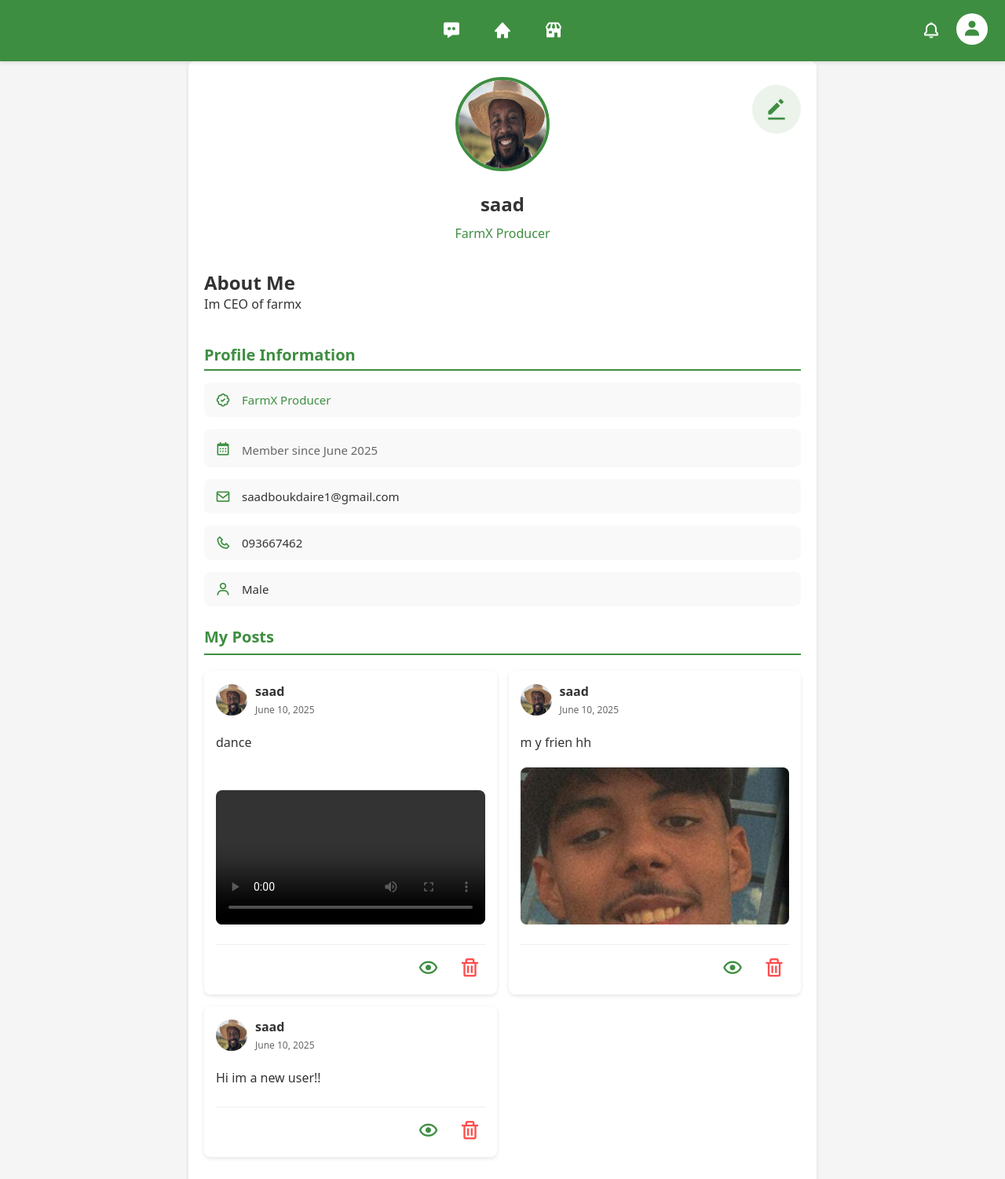
The app's page /profile.php (signed in) with its own data.
### tables this page shows
CREATE TABLE IF NOT EXISTS `users` (
  `id` int NOT NULL AUTO_INCREMENT,
  `username` varchar(100) NOT NULL,
  `email` varchar(255) NOT NULL,
  `phone` varchar(25) DEFAULT NULL,
  `password` varchar(255) NOT NULL,
  `profile_pic` varchar(255) DEFAULT 'Images/profile.jpg',
  `created_at` timestamp NULL DEFAULT CURRENT_TIMESTAMP,
  `bio` text,
  `user_type` enum('farmer','user') NOT NULL DEFAULT 'user',
  `user_tag` varchar(50) DEFAULT NULL,
  `gender` varchar(10) DEFAULT NULL,
  PRIMARY KEY (`id`),
  UNIQUE KEY `username` (`username`),
  UNIQUE KEY `email` (`email`)
);

CREATE TABLE IF NOT EXISTS `posts` (
  `id` int NOT NULL AUTO_INCREMENT,
  `user_id` int NOT NULL,
  `username` varchar(100) NOT NULL,
  `profile_pic` varchar(255) DEFAULT 'Images/profile.jpg',
  `content` text,
  `media_url` varchar(255) DEFAULT NULL,
  `created_at` timestamp NULL DEFAULT CURRENT_TIMESTAMP,
  PRIMARY KEY (`id`),
  KEY `user_id` (`user_id`),
  CONSTRAINT `posts_ibfk_1` FOREIGN KEY (`user_id`) REFERENCES `users` (`id`) ON DELETE CASCADE
);

### profile.php (the view, shortened to what this page needs)
<?php
$servername = "localhost";
$username = "root";
$password = "";
$dbname = "farmx";
try {
    $conn = new mysqli($servername, $username, $password, $dbname);
} catch (Exception $e) {
    die("Database connection error: " . $e->getMessage());
}
$profileId = isset($_GET['id']) ? $_GET['id'] : $_SESSION['user_id'];
$isOwnProfile = $profileId == $_SESSION['user_id'];
$sql = "SELECT username, email, phone, profile_pic, bio, user_type, user_tag, gender, created_at FROM users WHERE id = ?";
$stmt = $conn->prepare($sql);
$stmt->bind_param("i", $profileId);
$stmt->execute();
$stmt->bind_result($username, $email, $phone, $profilePic, $bio, $userType, $userTag, $gender, $createdAt);
$sql = "SELECT p.*,
        (SELECT COUNT(*) FROM likes WHERE post_id = p.id) as like_count,
        (SELECT COUNT(*) FROM comments WHERE post_id = p.id) as comment_count
        FROM posts p
        WHERE p.user_id = ?
        ORDER BY p.created_at DESC";
$stmt = $conn->prepare($sql);
$stmt->bind_param("i", $profileId);
$stmt->execute();
$posts = $stmt->get_result()->fetch_all(MYSQLI_ASSOC);
?>
<!DOCTYPE html>
<html lang="fr">
<head>
    <link href='https://unpkg.com/boxicons@2.1.4/css/boxicons.min.css' rel='stylesheet'>
</head>
<body>
    <header>
        <div class="header-content">
            <div class="nav-links">
                <a href="message.php" title="Messages">
                    <i class='bx bxs-message-dots'></i>
                </a>
                <a href="main.php" title="Home">
                    <i class='bx bxs-home'></i>
                </a>
                <a href="market.php" title="Marketplace">
                    <i class='bx bxs-store'></i>
                </a>
            </div>
            <div class="right-nav">
                <div class="notification-container">
                    <a href="notifications.php" title="Notifications">
                        <i class='bx bx-bell notification-icon'></i>
                    </a>
                </div>
                <a href="profile.php" class="activated" title="Profile">
                    <i class='bx bxs-user'></i>
                </a>
                <a href="logout.php" title="Logout">
                    <i class='bx bx-log-out'></i>
                </a>
            </div>
        </div>
    </header>
    <div class="profile-container">
        <div class="profile-header">
            <img id="profile-picture" src="<?php echo $profilePic ? $profilePic . '?t=' . time() : 'Images/profile.jpg'; ?>" alt="Profile Picture">
            <h1 id="profile-name"><?php echo htmlspecialchars($username ?? ''); ?></h1>
            <p class="user-tag"><?php echo htmlspecialchars($userTag ?? ''); ?></p>
            <?php if ($isOwnProfile): ?>
            <div class="edit-profile-button">
                <a href="edit_profile.php" class="edit-profile-btn" title="Edit Profile">
                    <i class='bx bxs-edit-alt'></i>
                </a>
            </div>
            <?php endif; ?>
        </div>
        <div class="bio-section">
            <h2>About Me</h2>
            <p><?php echo !empty($bio) ? htmlspecialchars($bio) : 'No bio added yet.'; ?></p>
        </div>
        <div class="profile-section">
            <h2>Profile Information</h2>
            <div class="info">
                <i class='bx bx-badge-check'></i>
                <span class="user-type"><?php echo htmlspecialchars($userTag ?? ''); ?></span>
            </div>
            <div class="info">
                <i class='bx bx-calendar'></i>
                <span class="join-date">Member since <?php echo date('F Y', strtotime($createdAt)); ?></span>
            </div>
            <div class="info">
                <i class='bx bx-envelope'></i>
                <span id="profile-email"><?php echo htmlspecialchars($email ?? ''); ?></span>
            </div>
            <div class="info">
                <i class='bx bx-phone'></i>
                <span id="profile-phone"><?php echo '0' . substr(htmlspecialchars($phone ?? ''), -8); ?></span>
            </div>
            <?php if (!empty($gender)): ?>
            <div class="info">
                <i class='bx bx-user'></i>
                <span id="profile-gender"><?php echo ucfirst(htmlspecialchars($gender)); ?></span>
            </div>
            <?php endif; ?>
        </div>
<div class="posts-section">
    <h2>My Posts</h2>
    <?php if (empty($posts)): ?>
        <p>No posts yet.</p>
    <?php else: ?>
        <div class="posts-grid">
            <?php foreach ($posts as $post): ?>
                <div class="post">
                    <div class="post-header">
                        <img src="<?php echo $profilePic ? $profilePic . '?t=' . time() : 'Images/profile.jpg'; ?>" alt="Profile Picture" class="profile-pic">
                        <div class="post-info">
                            <h3><?php echo htmlspecialchars($username ?? ''); ?></h3>
                            <span class="post-date"><?php echo date('F j, Y', strtotime($post['created_at'])); ?></span>
                        </div>
                    </div>
                    <div class="post-content">
                        <?php echo nl2br(htmlspecialchars($post['content'])); ?>
                    </div>
                    <?php if (!empty($post['media_url'])): ?>
                        <?php
                            $media_url = htmlspecialchars($post['media_url']);
                            $extension = pathinfo($media_url, PATHINFO_EXTENSION);
                            $video_extensions = ['mp4', 'webm', 'ogg', 'mov'];
                            if (in_array(strtolower($extension), $video_extensions)) {
                                echo '<video src="' . $media_url . '" class="post-media" controls></video>';
                            } else {
                                echo '<img src="' . $media_url . '" alt="Post Media" class="post-media">';
                            }
                        ?>
                    <?php endif; ?>
                    <div class="post-footer-actions">
                        <a href="main.php?post_id=<?php echo $post['id']; ?>" class="view-in-feed-btn" title="View in Feed">
                            <i class='bx bx-show'></i>
                        </a>
                        <?php if ($isOwnProfile): ?>
                        <form method="POST" style="display: inline;">
                            <button type="submit" name="delete_post" class="delete-post-btn" title="Delete Post">
                                <i class='bx bx-trash'></i>
                            </button>
                        </form>
                        <?php endif; ?>
                    </div>
                </div>
            <?php endforeach; ?>
        </div>
    <?php endif; ?>
        </div>
    </div>
</body>
</html>

### records on screen
users: profile_pic (picture), username "saad", user_tag "FarmX Producer", bio "Im CEO of farmx", created_at "June 2025", email "saadboukdaire1@gmail.com", phone "93667462", gender "Male"
posts: user.profile_pic (picture), user.username "saad", created_at "June 10, 2025", content "dance"
posts: user.profile_pic (picture), user.username "saad", created_at "June 10, 2025", content "m y frien hh", media_url (picture)
posts: user.profile_pic (picture), user.username "saad", created_at "June 10, 2025", content "Hi im a new user!!"
